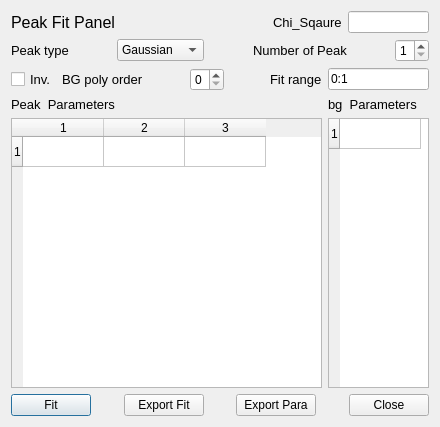
<?xml version="1.0" encoding="UTF-8"?>
<ui version="4.0">
 <class>Dialog</class>
 <widget class="QDialog" name="Dialog">
  <property name="geometry">
   <rect>
    <x>0</x>
    <y>0</y>
    <width>440</width>
    <height>427</height>
   </rect>
  </property>
  <property name="windowTitle">
   <string>Dialog</string>
  </property>
  <layout class="QGridLayout" name="gridLayout">
   <item row="0" column="0">
    <layout class="QVBoxLayout" name="verticalLayout_3">
     <item>
      <layout class="QHBoxLayout" name="horizontalLayout_4">
       <item>
        <widget class="QLabel" name="Label">
         <property name="sizePolicy">
          <sizepolicy hsizetype="Expanding" vsizetype="Preferred">
           <horstretch>0</horstretch>
           <verstretch>0</verstretch>
          </sizepolicy>
         </property>
         <property name="maximumSize">
          <size>
           <width>361</width>
           <height>16777215</height>
          </size>
         </property>
         <property name="font">
          <font>
           <pointsize>12</pointsize>
          </font>
         </property>
         <property name="text">
          <string>Peak Fit Panel</string>
         </property>
        </widget>
       </item>
       <item>
        <spacer name="horizontalSpacer_10">
         <property name="orientation">
          <enum>Qt::Horizontal</enum>
         </property>
         <property name="sizeHint" stdset="0">
          <size>
           <width>40</width>
           <height>20</height>
          </size>
         </property>
        </spacer>
       </item>
       <item>
        <widget class="QLabel" name="label_5">
         <property name="font">
          <font>
           <pointsize>10</pointsize>
          </font>
         </property>
         <property name="text">
          <string>Chi_Sqaure</string>
         </property>
        </widget>
       </item>
       <item>
        <widget class="QLineEdit" name="chiLineEdit">
         <property name="sizePolicy">
          <sizepolicy hsizetype="Fixed" vsizetype="Fixed">
           <horstretch>0</horstretch>
           <verstretch>0</verstretch>
          </sizepolicy>
         </property>
         <property name="maximumSize">
          <size>
           <width>81</width>
           <height>16777215</height>
          </size>
         </property>
        </widget>
       </item>
      </layout>
     </item>
     <item>
      <layout class="QHBoxLayout" name="horizontalLayout_3">
       <item>
        <widget class="QLabel" name="label">
         <property name="font">
          <font>
           <pointsize>10</pointsize>
          </font>
         </property>
         <property name="text">
          <string>Peak type</string>
         </property>
        </widget>
       </item>
       <item>
        <spacer name="horizontalSpacer_5">
         <property name="orientation">
          <enum>Qt::Horizontal</enum>
         </property>
         <property name="sizeHint" stdset="0">
          <size>
           <width>40</width>
           <height>20</height>
          </size>
         </property>
        </spacer>
       </item>
       <item>
        <widget class="QComboBox" name="peakTypeComboBox">
         <item>
          <property name="text">
           <string>Gaussian</string>
          </property>
         </item>
         <item>
          <property name="text">
           <string>Lorentzian</string>
          </property>
         </item>
        </widget>
       </item>
       <item>
        <spacer name="horizontalSpacer_6">
         <property name="orientation">
          <enum>Qt::Horizontal</enum>
         </property>
         <property name="sizeHint" stdset="0">
          <size>
           <width>40</width>
           <height>20</height>
          </size>
         </property>
        </spacer>
       </item>
       <item>
        <widget class="QLabel" name="label_2">
         <property name="font">
          <font>
           <pointsize>10</pointsize>
          </font>
         </property>
         <property name="text">
          <string>Number of Peak</string>
         </property>
        </widget>
       </item>
       <item>
        <spacer name="horizontalSpacer_4">
         <property name="orientation">
          <enum>Qt::Horizontal</enum>
         </property>
         <property name="sizeHint" stdset="0">
          <size>
           <width>40</width>
           <height>20</height>
          </size>
         </property>
        </spacer>
       </item>
       <item>
        <widget class="QSpinBox" name="numberOfPeakSpinBox">
         <property name="minimum">
          <number>1</number>
         </property>
         <property name="maximum">
          <number>5</number>
         </property>
        </widget>
       </item>
      </layout>
     </item>
     <item>
      <layout class="QHBoxLayout" name="horizontalLayout_2">
       <item>
        <widget class="QCheckBox" name="invCheckBox">
         <property name="font">
          <font>
           <pointsize>10</pointsize>
          </font>
         </property>
         <property name="text">
          <string>Inv.</string>
         </property>
         <property name="checked">
          <bool>false</bool>
         </property>
        </widget>
       </item>
       <item>
        <widget class="QLabel" name="label_3">
         <property name="font">
          <font>
           <pointsize>10</pointsize>
          </font>
         </property>
         <property name="text">
          <string>BG poly order</string>
         </property>
        </widget>
       </item>
       <item>
        <spacer name="horizontalSpacer_3">
         <property name="orientation">
          <enum>Qt::Horizontal</enum>
         </property>
         <property name="sizeHint" stdset="0">
          <size>
           <width>40</width>
           <height>20</height>
          </size>
         </property>
        </spacer>
       </item>
       <item>
        <widget class="QSpinBox" name="bgSpinBox">
         <property name="maximum">
          <number>5</number>
         </property>
        </widget>
       </item>
       <item>
        <spacer name="horizontalSpacer_9">
         <property name="orientation">
          <enum>Qt::Horizontal</enum>
         </property>
         <property name="sizeHint" stdset="0">
          <size>
           <width>40</width>
           <height>20</height>
          </size>
         </property>
        </spacer>
       </item>
       <item>
        <widget class="QLabel" name="label_4">
         <property name="font">
          <font>
           <pointsize>10</pointsize>
          </font>
         </property>
         <property name="text">
          <string>Fit range</string>
         </property>
        </widget>
       </item>
       <item>
        <widget class="QLineEdit" name="rangeLineEdit">
         <property name="sizePolicy">
          <sizepolicy hsizetype="Fixed" vsizetype="Fixed">
           <horstretch>0</horstretch>
           <verstretch>0</verstretch>
          </sizepolicy>
         </property>
         <property name="maximumSize">
          <size>
           <width>101</width>
           <height>16777215</height>
          </size>
         </property>
         <property name="text">
          <string>0:1</string>
         </property>
        </widget>
       </item>
      </layout>
     </item>
     <item>
      <layout class="QHBoxLayout" name="horizontalLayout_5">
       <item>
        <layout class="QVBoxLayout" name="verticalLayout">
         <item>
          <widget class="QLabel" name="scaleLabel_2">
           <property name="sizePolicy">
            <sizepolicy hsizetype="Expanding" vsizetype="Preferred">
             <horstretch>0</horstretch>
             <verstretch>0</verstretch>
            </sizepolicy>
           </property>
           <property name="maximumSize">
            <size>
             <width>361</width>
             <height>16777215</height>
            </size>
           </property>
           <property name="font">
            <font>
             <pointsize>10</pointsize>
            </font>
           </property>
           <property name="text">
            <string>Peak  Parameters</string>
           </property>
          </widget>
         </item>
         <item>
          <widget class="QTableWidget" name="peakTW">
           <property name="sizePolicy">
            <sizepolicy hsizetype="Expanding" vsizetype="Expanding">
             <horstretch>0</horstretch>
             <verstretch>0</verstretch>
            </sizepolicy>
           </property>
           <property name="rowCount">
            <number>1</number>
           </property>
           <property name="columnCount">
            <number>3</number>
           </property>
           <attribute name="horizontalHeaderVisible">
            <bool>true</bool>
           </attribute>
           <attribute name="horizontalHeaderDefaultSectionSize">
            <number>81</number>
           </attribute>
           <attribute name="horizontalHeaderHighlightSections">
            <bool>true</bool>
           </attribute>
           <attribute name="horizontalHeaderMinimumSectionSize">
            <number>27</number>
           </attribute>
           <row/>
           <column/>
           <column/>
           <column/>
           <item row="0" column="0">
            <property name="textAlignment">
             <set>AlignHCenter|AlignVCenter|AlignCenter</set>
            </property>
           </item>
          </widget>
         </item>
        </layout>
       </item>
       <item>
        <layout class="QVBoxLayout" name="verticalLayout_2">
         <item>
          <widget class="QLabel" name="scaleLabel_3">
           <property name="sizePolicy">
            <sizepolicy hsizetype="Fixed" vsizetype="Preferred">
             <horstretch>0</horstretch>
             <verstretch>0</verstretch>
            </sizepolicy>
           </property>
           <property name="maximumSize">
            <size>
             <width>361</width>
             <height>16777215</height>
            </size>
           </property>
           <property name="font">
            <font>
             <pointsize>10</pointsize>
            </font>
           </property>
           <property name="text">
            <string>bg  Parameters</string>
           </property>
          </widget>
         </item>
         <item>
          <widget class="QTableWidget" name="bgTW">
           <property name="sizePolicy">
            <sizepolicy hsizetype="Fixed" vsizetype="Expanding">
             <horstretch>0</horstretch>
             <verstretch>0</verstretch>
            </sizepolicy>
           </property>
           <property name="maximumSize">
            <size>
             <width>101</width>
             <height>16777215</height>
            </size>
           </property>
           <property name="rowCount">
            <number>1</number>
           </property>
           <property name="columnCount">
            <number>1</number>
           </property>
           <attribute name="horizontalHeaderVisible">
            <bool>false</bool>
           </attribute>
           <attribute name="horizontalHeaderDefaultSectionSize">
            <number>81</number>
           </attribute>
           <attribute name="horizontalHeaderHighlightSections">
            <bool>true</bool>
           </attribute>
           <row/>
           <column/>
          </widget>
         </item>
        </layout>
       </item>
      </layout>
     </item>
     <item>
      <layout class="QHBoxLayout" name="horizontalLayout">
       <item>
        <widget class="QPushButton" name="fitPushButton">
         <property name="text">
          <string>Fit</string>
         </property>
        </widget>
       </item>
       <item>
        <spacer name="horizontalSpacer_2">
         <property name="orientation">
          <enum>Qt::Horizontal</enum>
         </property>
         <property name="sizeHint" stdset="0">
          <size>
           <width>40</width>
           <height>20</height>
          </size>
         </property>
        </spacer>
       </item>
       <item>
        <widget class="QPushButton" name="exportFitPushButton">
         <property name="text">
          <string>Export Fit</string>
         </property>
        </widget>
       </item>
       <item>
        <spacer name="horizontalSpacer_8">
         <property name="orientation">
          <enum>Qt::Horizontal</enum>
         </property>
         <property name="sizeHint" stdset="0">
          <size>
           <width>40</width>
           <height>20</height>
          </size>
         </property>
        </spacer>
       </item>
       <item>
        <widget class="QPushButton" name="exportParaPushButton">
         <property name="text">
          <string>Export Para</string>
         </property>
        </widget>
       </item>
       <item>
        <spacer name="horizontalSpacer_7">
         <property name="orientation">
          <enum>Qt::Horizontal</enum>
         </property>
         <property name="sizeHint" stdset="0">
          <size>
           <width>40</width>
           <height>20</height>
          </size>
         </property>
        </spacer>
       </item>
       <item>
        <widget class="QPushButton" name="closePushButton">
         <property name="text">
          <string>Close</string>
         </property>
        </widget>
       </item>
      </layout>
     </item>
    </layout>
   </item>
  </layout>
 </widget>
 <resources/>
 <connections/>
</ui>
